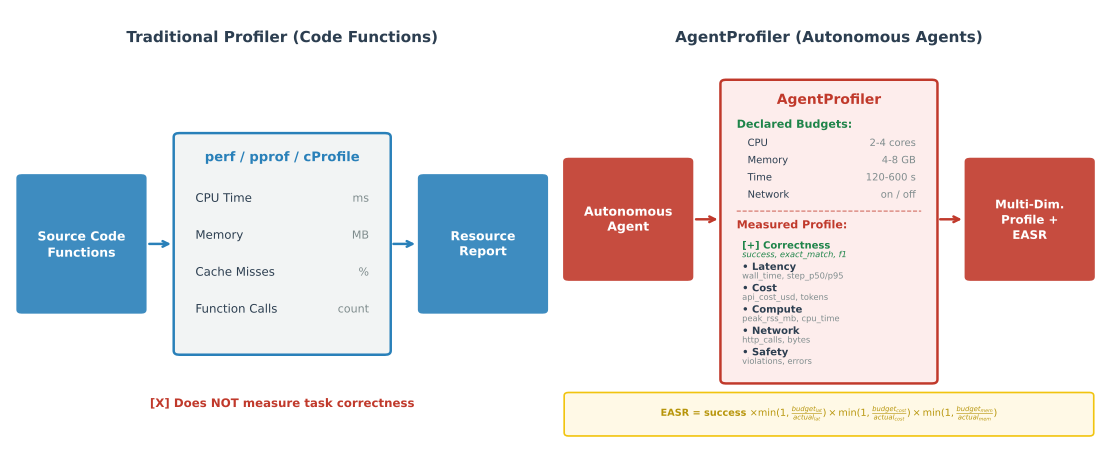

Write Python code to recreate this figure.
import matplotlib
matplotlib.use('Agg')
import matplotlib.pyplot as plt
from matplotlib.patches import FancyBboxPatch

# --- Colors ---
color_traditional = '#2980B9'  # Deep blue
color_agent = '#C0392B'        # Deep red/coral
color_green = '#1E8449'        # Emerald green
color_bg_trad = '#F2F4F4'
color_bg_agent = '#FDEDEC'

# Create a wide 2-panel figure for full-width figure* in LaTeX
fig, (ax1, ax2) = plt.subplots(1, 2, figsize=(11, 4.4), dpi=300)

# ============================================================
# LEFT PANEL: Traditional Profiler
# ============================================================
ax1.set_xlim(0, 10)
ax1.set_ylim(0, 10.5)
ax1.axis('off')

# Panel Header
ax1.text(5.0, 10.0, 'Traditional Profiler (Code Functions)', ha='center', va='top',
         fontsize=11, fontweight='bold', color='#2C3E50')

# Left Box: Source Code
box_left_1 = FancyBboxPatch((0.2, 3.2), 2.2, 3.2, boxstyle="round,pad=0.1",
                            facecolor=color_traditional, edgecolor='none', alpha=0.9)
ax1.add_patch(box_left_1)
ax1.text(1.3, 4.8, 'Source Code\nFunctions', ha='center', va='center',
         fontsize=9, color='white', fontweight='bold', linespacing=1.3)

# Arrow 1
ax1.annotate('', xy=(3.0, 4.8), xytext=(2.5, 4.8),
             arrowprops=dict(arrowstyle='->', lw=1.8, color=color_traditional))

# Middle Box: Profiler
box_mid_1 = FancyBboxPatch((3.1, 2.2), 3.8, 5.2, boxstyle="round,pad=0.1",
                           facecolor=color_bg_trad, edgecolor=color_traditional, linewidth=1.8)
ax1.add_patch(box_mid_1)
ax1.text(5.0, 6.9, 'perf / pprof / cProfile', ha='center', va='center',
         fontsize=9.5, fontweight='bold', color=color_traditional)

# Metrics list inside middle box
trad_metrics = [
    ('CPU Time', 'ms'),
    ('Memory', 'MB'),
    ('Cache Misses', '%'),
    ('Function Calls', 'count'),
]
for i, (m_name, m_unit) in enumerate(trad_metrics):
    y_pos = 5.9 - i * 0.9
    ax1.text(3.4, y_pos, m_name, ha='left', va='center', fontsize=8.5, color='#2C3E50')
    ax1.text(6.6, y_pos, m_unit, ha='right', va='center', fontsize=8.0, color='#7F8C8D')

# Arrow 2
ax1.annotate('', xy=(7.5, 4.8), xytext=(7.0, 4.8),
             arrowprops=dict(arrowstyle='->', lw=1.8, color=color_traditional))

# Right Box: Performance Report
box_right_1 = FancyBboxPatch((7.6, 3.2), 2.2, 3.2, boxstyle="round,pad=0.1",
                             facecolor=color_traditional, edgecolor='none', alpha=0.9)
ax1.add_patch(box_right_1)
ax1.text(8.7, 4.8, 'Resource\nReport', ha='center', va='center',
         fontsize=9, color='white', fontweight='bold', linespacing=1.3)

# Bottom note
ax1.text(5.0, 0.9, '[X] Does NOT measure task correctness', ha='center', va='center',
         fontsize=8.5, color='#C0392B', fontweight='bold')


# ============================================================
# RIGHT PANEL: AgentProfiler
# ============================================================
ax2.set_xlim(0, 10)
ax2.set_ylim(0, 10.5)
ax2.axis('off')

# Panel Header
ax2.text(5.0, 10.0, 'AgentProfiler (Autonomous Agents)', ha='center', va='top',
         fontsize=11, fontweight='bold', color='#2C3E50')

# Left Box: Autonomous Agent
box_left_2 = FancyBboxPatch((0.2, 4.0), 2.2, 2.8, boxstyle="round,pad=0.1",
                            facecolor=color_agent, edgecolor='none', alpha=0.9)
ax2.add_patch(box_left_2)
ax2.text(1.3, 5.4, 'Autonomous\nAgent', ha='center', va='center',
         fontsize=9, color='white', fontweight='bold', linespacing=1.3)

# Arrow 1
ax2.annotate('', xy=(3.0, 5.4), xytext=(2.5, 5.4),
             arrowprops=dict(arrowstyle='->', lw=1.8, color=color_agent))

# Middle Box: AgentProfiler
box_mid_2 = FancyBboxPatch((3.1, 1.5), 3.8, 7.2, boxstyle="round,pad=0.1",
                           facecolor=color_bg_agent, edgecolor=color_agent, linewidth=1.8)
ax2.add_patch(box_mid_2)
ax2.text(5.0, 8.3, 'AgentProfiler', ha='center', va='center',
         fontsize=10, fontweight='bold', color=color_agent)

# --- Section 1: Declared Budgets ---
ax2.text(3.3, 7.7, 'Declared Budgets:', ha='left', va='center',
         fontsize=8, fontweight='bold', color=color_green)

budgets = [
    ('CPU', '2-4 cores'),
    ('Memory', '4-8 GB'),
    ('Time', '120-600 s'),
    ('Network', 'on / off'),
]
for i, (b_name, b_val) in enumerate(budgets):
    y_pos = 7.25 - i * 0.42
    ax2.text(3.5, y_pos, b_name, ha='left', va='center', fontsize=7.2, color='#2C3E50')
    ax2.text(6.6, y_pos, b_val, ha='right', va='center', fontsize=7.2, color='#7F8C8D')

# Dashed line separator
ax2.plot([3.3, 6.7], [5.6, 5.6], color=color_agent, linestyle='--', linewidth=0.8, alpha=0.7)

# --- Section 2: Measured Profile ---
ax2.text(3.3, 5.25, 'Measured Profile:', ha='left', va='center',
         fontsize=8, fontweight='bold', color=color_agent)

agent_metrics = [
    ('Correctness', 'success, exact_match, f1'),
    ('Latency', 'wall_time, step_p50/p95'),
    ('Cost', 'api_cost_usd, tokens'),
    ('Compute', 'peak_rss_mb, cpu_time'),
    ('Network', 'http_calls, bytes'),
    ('Safety', 'violations, errors'),
]

for i, (m_name, m_desc) in enumerate(agent_metrics):
    y_pos = 4.75 - i * 0.52
    if m_name == 'Correctness':
        ax2.text(3.4, y_pos, '[+] ' + m_name, ha='left', va='center', fontsize=7.2, fontweight='bold', color=color_green)
        ax2.text(3.4, y_pos - 0.22, m_desc, ha='left', va='center', fontsize=6.0, color=color_green, fontstyle='italic')
    else:
        ax2.text(3.4, y_pos, '• ' + m_name, ha='left', va='center', fontsize=7.2, fontweight='bold', color='#2C3E50')
        ax2.text(3.4, y_pos - 0.22, m_desc, ha='left', va='center', fontsize=6.0, color='#7F8C8D')

# Arrow 2
ax2.annotate('', xy=(7.5, 5.4), xytext=(7.0, 5.4),
             arrowprops=dict(arrowstyle='->', lw=1.8, color=color_agent))

# Right Box: Multi-Dim Profile + EASR
box_right_2 = FancyBboxPatch((7.6, 4.0), 2.2, 2.8, boxstyle="round,pad=0.1",
                             facecolor=color_agent, edgecolor='none', alpha=0.9)
ax2.add_patch(box_right_2)
ax2.text(8.7, 5.4, 'Multi-Dim.\nProfile +\nEASR', ha='center', va='center',
         fontsize=8.5, color='white', fontweight='bold', linespacing=1.3)

# EASR Formula Box across bottom of Right Panel
easr_box = FancyBboxPatch((0.2, 0.2), 9.6, 0.9, boxstyle="round,pad=0.08",
                           facecolor='#FFF9E6', edgecolor='#F1C40F', linewidth=1.2)
ax2.add_patch(easr_box)
ax2.text(5.0, 0.65, r'EASR = success $\times \min(1, \frac{budget_{lat}}{actual_{lat}}) \times \min(1, \frac{budget_{cost}}{actual_{cost}}) \times \min(1, \frac{budget_{mem}}{actual_{mem}})$',
         ha='center', va='center', fontsize=7.0, color='#B7950B', fontweight='bold')

plt.tight_layout(pad=0.3)
plt.savefig('profile_concept.pdf', bbox_inches='tight', facecolor='white')
plt.savefig('/home/meher/.gemini/antigravity-cli/brain/c111ebd5-5018-4d00-8dc5-be84162963ed/profile_concept_preview.png', dpi=200, bbox_inches='tight', facecolor='white')
plt.close()
print("Saved clean 2-panel profile_concept.pdf!")
